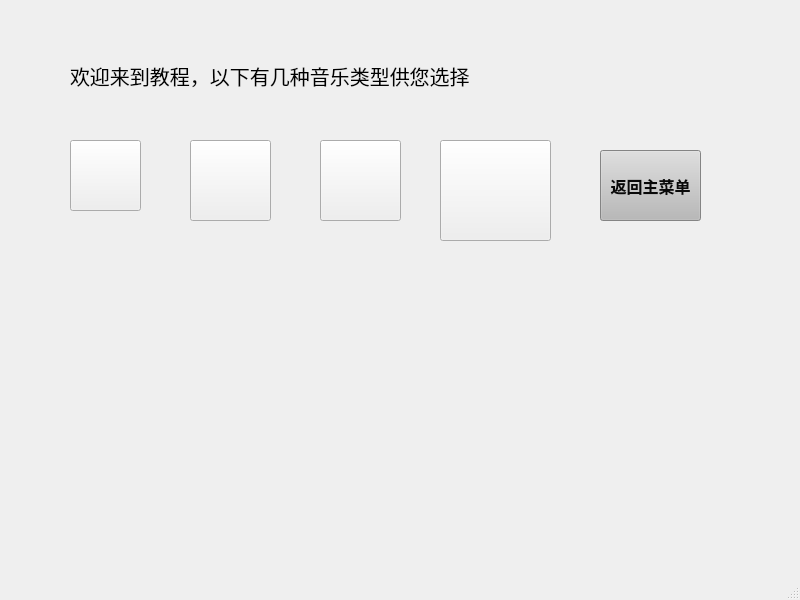
<?xml version="1.0" encoding="UTF-8"?>
<ui version="4.0">
 <class>TutorialMenu</class>
 <widget class="QMainWindow" name="TutorialMenu">
  <property name="geometry">
   <rect>
    <x>0</x>
    <y>0</y>
    <width>800</width>
    <height>600</height>
   </rect>
  </property>
  <property name="windowTitle">
   <string>教程</string>
  </property>
  <widget class="QWidget" name="centralwidget">
   <widget class="QLabel" name="label">
    <property name="geometry">
     <rect>
      <x>70</x>
      <y>40</y>
      <width>431</width>
      <height>71</height>
     </rect>
    </property>
    <property name="font">
     <font>
      <pointsize>15</pointsize>
     </font>
    </property>
    <property name="text">
     <string>欢迎来到教程，以下有几种音乐类型供您选择</string>
    </property>
   </widget>
   <widget class="QPushButton" name="btClassic">
    <property name="geometry">
     <rect>
      <x>70</x>
      <y>140</y>
      <width>71</width>
      <height>71</height>
     </rect>
    </property>
    <property name="styleSheet">
     <string notr="true">border-image: url(:/new/prefix1/image/1.jpeg);
border-image: url(:/new/prefix1/image/classic.png);</string>
    </property>
    <property name="text">
     <string/>
    </property>
   </widget>
   <widget class="QPushButton" name="btJazz">
    <property name="geometry">
     <rect>
      <x>190</x>
      <y>140</y>
      <width>81</width>
      <height>81</height>
     </rect>
    </property>
    <property name="styleSheet">
     <string notr="true">border-image: url(:/new/prefix1/image/1.jpeg);
</string>
    </property>
    <property name="text">
     <string/>
    </property>
   </widget>
   <widget class="QPushButton" name="btRock">
    <property name="geometry">
     <rect>
      <x>320</x>
      <y>140</y>
      <width>81</width>
      <height>81</height>
     </rect>
    </property>
    <property name="styleSheet">
     <string notr="true">border-image: url(:/new/prefix1/image/rock.png);</string>
    </property>
    <property name="text">
     <string/>
    </property>
   </widget>
   <widget class="QPushButton" name="btPop">
    <property name="geometry">
     <rect>
      <x>440</x>
      <y>140</y>
      <width>111</width>
      <height>101</height>
     </rect>
    </property>
    <property name="styleSheet">
     <string notr="true">border-image: url(:/new/prefix1/image/pop.png);</string>
    </property>
    <property name="text">
     <string/>
    </property>
   </widget>
   <widget class="QPushButton" name="pushButton">
    <property name="geometry">
     <rect>
      <x>600</x>
      <y>150</y>
      <width>101</width>
      <height>71</height>
     </rect>
    </property>
    <property name="font">
     <font>
      <family>Arial</family>
      <pointsize>12</pointsize>
      <bold>true</bold>
     </font>
    </property>
    <property name="styleSheet">
     <string notr="true">color: rgb(175, 175, 175);
background-color: rgb(227, 227, 227);
color: rgb(9, 9, 9);
background-color: rgb(185, 185, 185);</string>
    </property>
    <property name="text">
     <string>返回主菜单</string>
    </property>
   </widget>
  </widget>
  <widget class="QStatusBar" name="statusbar"/>
 </widget>
 <resources/>
 <connections/>
</ui>
